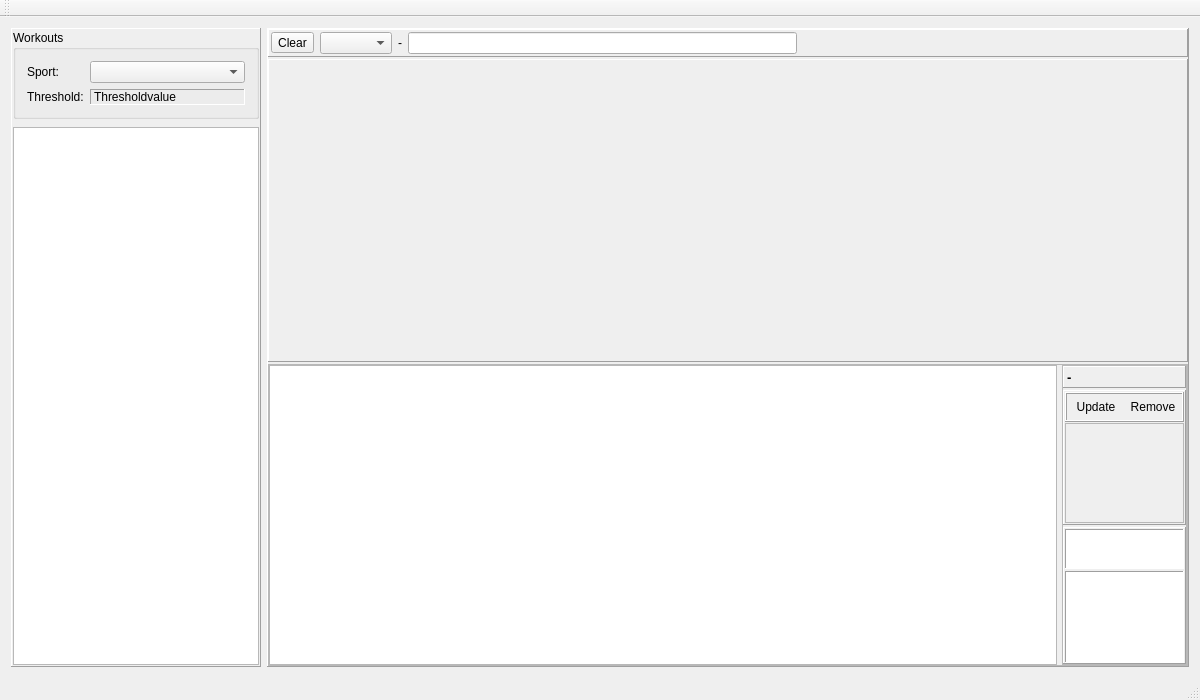
<?xml version="1.0" encoding="UTF-8"?>
<ui version="4.0">
 <class>MainWindow</class>
 <widget class="QMainWindow" name="MainWindow">
  <property name="geometry">
   <rect>
    <x>0</x>
    <y>0</y>
    <width>1200</width>
    <height>700</height>
   </rect>
  </property>
  <property name="windowTitle">
   <string>MainWindow</string>
  </property>
  <widget class="QWidget" name="centralWidget">
   <layout class="QHBoxLayout" name="horizontalLayout">
    <item>
     <widget class="QFrame" name="frame">
      <property name="sizePolicy">
       <sizepolicy hsizetype="Preferred" vsizetype="Preferred">
        <horstretch>1</horstretch>
        <verstretch>0</verstretch>
       </sizepolicy>
      </property>
      <property name="maximumSize">
       <size>
        <width>250</width>
        <height>16777215</height>
       </size>
      </property>
      <property name="frameShape">
       <enum>QFrame::Panel</enum>
      </property>
      <property name="frameShadow">
       <enum>QFrame::Raised</enum>
      </property>
      <layout class="QVBoxLayout" name="verticalLayout_5">
       <property name="spacing">
        <number>4</number>
       </property>
       <property name="leftMargin">
        <number>1</number>
       </property>
       <property name="topMargin">
        <number>1</number>
       </property>
       <property name="rightMargin">
        <number>1</number>
       </property>
       <property name="bottomMargin">
        <number>1</number>
       </property>
       <item>
        <widget class="QGroupBox" name="groupBox">
         <property name="title">
          <string>Workouts</string>
         </property>
         <layout class="QFormLayout" name="formLayout_2">
          <item row="0" column="0">
           <widget class="QLabel" name="label">
            <property name="text">
             <string>Sport:</string>
            </property>
           </widget>
          </item>
          <item row="0" column="1">
           <widget class="QComboBox" name="comboBox_sport"/>
          </item>
          <item row="1" column="0">
           <widget class="QLabel" name="label_2">
            <property name="text">
             <string>Threshold:</string>
            </property>
           </widget>
          </item>
          <item row="1" column="1">
           <widget class="QLabel" name="label_3">
            <property name="frameShape">
             <enum>QFrame::Panel</enum>
            </property>
            <property name="frameShadow">
             <enum>QFrame::Sunken</enum>
            </property>
            <property name="text">
             <string>Thresholdvalue</string>
            </property>
           </widget>
          </item>
         </layout>
        </widget>
       </item>
       <item>
        <widget class="QFrame" name="frame_6">
         <property name="frameShape">
          <enum>QFrame::StyledPanel</enum>
         </property>
         <property name="frameShadow">
          <enum>QFrame::Raised</enum>
         </property>
        </widget>
       </item>
       <item>
        <widget class="QListView" name="listView_workouts"/>
       </item>
      </layout>
     </widget>
    </item>
    <item>
     <widget class="QFrame" name="frame_2">
      <property name="sizePolicy">
       <sizepolicy hsizetype="Preferred" vsizetype="Preferred">
        <horstretch>2</horstretch>
        <verstretch>0</verstretch>
       </sizepolicy>
      </property>
      <property name="frameShape">
       <enum>QFrame::Panel</enum>
      </property>
      <property name="frameShadow">
       <enum>QFrame::Raised</enum>
      </property>
      <layout class="QVBoxLayout" name="verticalLayout">
       <property name="spacing">
        <number>2</number>
       </property>
       <property name="leftMargin">
        <number>0</number>
       </property>
       <property name="topMargin">
        <number>0</number>
       </property>
       <property name="rightMargin">
        <number>0</number>
       </property>
       <property name="bottomMargin">
        <number>0</number>
       </property>
       <item>
        <widget class="QFrame" name="frame_Info">
         <property name="minimumSize">
          <size>
           <width>0</width>
           <height>24</height>
          </size>
         </property>
         <property name="frameShape">
          <enum>QFrame::Panel</enum>
         </property>
         <property name="frameShadow">
          <enum>QFrame::Raised</enum>
         </property>
         <layout class="QHBoxLayout" name="horizontalLayout_5">
          <property name="leftMargin">
           <number>2</number>
          </property>
          <property name="topMargin">
           <number>2</number>
          </property>
          <property name="rightMargin">
           <number>2</number>
          </property>
          <property name="bottomMargin">
           <number>2</number>
          </property>
          <item>
           <widget class="QToolButton" name="toolButton_clear">
            <property name="minimumSize">
             <size>
              <width>0</width>
              <height>20</height>
             </size>
            </property>
            <property name="text">
             <string>Clear</string>
            </property>
           </widget>
          </item>
          <item>
           <widget class="QComboBox" name="comboBox_reps"/>
          </item>
          <item>
           <widget class="QLabel" name="label_4">
            <property name="text">
             <string>-</string>
            </property>
           </widget>
          </item>
          <item>
           <widget class="QLineEdit" name="lineEdit"/>
          </item>
          <item>
           <spacer name="horizontalSpacer">
            <property name="orientation">
             <enum>Qt::Horizontal</enum>
            </property>
            <property name="sizeHint" stdset="0">
             <size>
              <width>40</width>
              <height>20</height>
             </size>
            </property>
           </spacer>
          </item>
         </layout>
        </widget>
       </item>
       <item>
        <widget class="QFrame" name="frame_4">
         <property name="sizePolicy">
          <sizepolicy hsizetype="Preferred" vsizetype="Preferred">
           <horstretch>0</horstretch>
           <verstretch>1</verstretch>
          </sizepolicy>
         </property>
         <property name="frameShape">
          <enum>QFrame::Panel</enum>
         </property>
         <property name="frameShadow">
          <enum>QFrame::Raised</enum>
         </property>
         <layout class="QHBoxLayout" name="horizontalLayout_2">
          <property name="spacing">
           <number>0</number>
          </property>
          <property name="leftMargin">
           <number>0</number>
          </property>
          <property name="topMargin">
           <number>0</number>
          </property>
          <property name="rightMargin">
           <number>0</number>
          </property>
          <property name="bottomMargin">
           <number>0</number>
          </property>
          <item>
           <widget class="QCustomPlot" name="widget_plot" native="true"/>
          </item>
         </layout>
        </widget>
       </item>
       <item>
        <widget class="QFrame" name="frame_3">
         <property name="sizePolicy">
          <sizepolicy hsizetype="Preferred" vsizetype="Preferred">
           <horstretch>0</horstretch>
           <verstretch>1</verstretch>
          </sizepolicy>
         </property>
         <property name="frameShape">
          <enum>QFrame::StyledPanel</enum>
         </property>
         <property name="frameShadow">
          <enum>QFrame::Raised</enum>
         </property>
         <layout class="QHBoxLayout" name="horizontalLayout_3">
          <property name="spacing">
           <number>5</number>
          </property>
          <property name="leftMargin">
           <number>0</number>
          </property>
          <property name="topMargin">
           <number>0</number>
          </property>
          <property name="rightMargin">
           <number>0</number>
          </property>
          <property name="bottomMargin">
           <number>0</number>
          </property>
          <item>
           <widget class="QTreeView" name="treeView_intervall"/>
          </item>
          <item>
           <widget class="QFrame" name="frame_5">
            <property name="sizePolicy">
             <sizepolicy hsizetype="Preferred" vsizetype="Preferred">
              <horstretch>1</horstretch>
              <verstretch>0</verstretch>
             </sizepolicy>
            </property>
            <property name="maximumSize">
             <size>
              <width>125</width>
              <height>16777215</height>
             </size>
            </property>
            <property name="frameShape">
             <enum>QFrame::StyledPanel</enum>
            </property>
            <property name="frameShadow">
             <enum>QFrame::Raised</enum>
            </property>
            <layout class="QVBoxLayout" name="verticalLayout_2">
             <property name="spacing">
              <number>2</number>
             </property>
             <property name="leftMargin">
              <number>0</number>
             </property>
             <property name="topMargin">
              <number>0</number>
             </property>
             <property name="rightMargin">
              <number>0</number>
             </property>
             <property name="bottomMargin">
              <number>0</number>
             </property>
             <item>
              <widget class="QLabel" name="label_head">
               <property name="minimumSize">
                <size>
                 <width>100</width>
                 <height>22</height>
                </size>
               </property>
               <property name="maximumSize">
                <size>
                 <width>16777215</width>
                 <height>16777215</height>
                </size>
               </property>
               <property name="font">
                <font>
                 <pointsize>10</pointsize>
                 <weight>75</weight>
                 <bold>true</bold>
                </font>
               </property>
               <property name="frameShape">
                <enum>QFrame::Panel</enum>
               </property>
               <property name="frameShadow">
                <enum>QFrame::Raised</enum>
               </property>
               <property name="text">
                <string>-</string>
               </property>
              </widget>
             </item>
             <item>
              <widget class="QFrame" name="frame_edit">
               <property name="frameShape">
                <enum>QFrame::Panel</enum>
               </property>
               <property name="frameShadow">
                <enum>QFrame::Raised</enum>
               </property>
               <layout class="QVBoxLayout" name="verticalLayout_3">
                <property name="spacing">
                 <number>1</number>
                </property>
                <property name="leftMargin">
                 <number>1</number>
                </property>
                <property name="topMargin">
                 <number>1</number>
                </property>
                <property name="rightMargin">
                 <number>1</number>
                </property>
                <property name="bottomMargin">
                 <number>1</number>
                </property>
                <item>
                 <widget class="QFrame" name="frame_buttons">
                  <property name="frameShape">
                   <enum>QFrame::Box</enum>
                  </property>
                  <property name="frameShadow">
                   <enum>QFrame::Raised</enum>
                  </property>
                  <layout class="QHBoxLayout" name="horizontalLayout_4">
                   <property name="spacing">
                    <number>4</number>
                   </property>
                   <property name="leftMargin">
                    <number>1</number>
                   </property>
                   <property name="topMargin">
                    <number>1</number>
                   </property>
                   <property name="rightMargin">
                    <number>1</number>
                   </property>
                   <property name="bottomMargin">
                    <number>1</number>
                   </property>
                   <item>
                    <widget class="QToolButton" name="toolButton_update">
                     <property name="minimumSize">
                      <size>
                       <width>50</width>
                       <height>24</height>
                      </size>
                     </property>
                     <property name="maximumSize">
                      <size>
                       <width>50</width>
                       <height>24</height>
                      </size>
                     </property>
                     <property name="text">
                      <string>Update</string>
                     </property>
                     <property name="iconSize">
                      <size>
                       <width>18</width>
                       <height>18</height>
                      </size>
                     </property>
                     <property name="autoRaise">
                      <bool>true</bool>
                     </property>
                    </widget>
                   </item>
                   <item>
                    <widget class="QToolButton" name="toolButton_remove">
                     <property name="minimumSize">
                      <size>
                       <width>50</width>
                       <height>24</height>
                      </size>
                     </property>
                     <property name="maximumSize">
                      <size>
                       <width>50</width>
                       <height>24</height>
                      </size>
                     </property>
                     <property name="text">
                      <string>Remove</string>
                     </property>
                     <property name="iconSize">
                      <size>
                       <width>18</width>
                       <height>18</height>
                      </size>
                     </property>
                     <property name="autoRaise">
                      <bool>true</bool>
                     </property>
                    </widget>
                   </item>
                  </layout>
                 </widget>
                </item>
                <item>
                 <widget class="QFrame" name="frame_editValues">
                  <property name="minimumSize">
                   <size>
                    <width>0</width>
                    <height>100</height>
                   </size>
                  </property>
                  <property name="frameShape">
                   <enum>QFrame::StyledPanel</enum>
                  </property>
                  <property name="frameShadow">
                   <enum>QFrame::Raised</enum>
                  </property>
                 </widget>
                </item>
               </layout>
              </widget>
             </item>
             <item>
              <widget class="QFrame" name="frame_select">
               <property name="frameShape">
                <enum>QFrame::Panel</enum>
               </property>
               <property name="frameShadow">
                <enum>QFrame::Raised</enum>
               </property>
               <layout class="QVBoxLayout" name="verticalLayout_4">
                <property name="spacing">
                 <number>2</number>
                </property>
                <property name="leftMargin">
                 <number>1</number>
                </property>
                <property name="topMargin">
                 <number>1</number>
                </property>
                <property name="rightMargin">
                 <number>1</number>
                </property>
                <property name="bottomMargin">
                 <number>0</number>
                </property>
                <item>
                 <widget class="QListWidget" name="listWidget_group">
                  <property name="maximumSize">
                   <size>
                    <width>16777215</width>
                    <height>40</height>
                   </size>
                  </property>
                  <property name="frameShape">
                   <enum>QFrame::Panel</enum>
                  </property>
                  <property name="dragEnabled">
                   <bool>true</bool>
                  </property>
                  <property name="dragDropMode">
                   <enum>QAbstractItemView::DragOnly</enum>
                  </property>
                 </widget>
                </item>
                <item>
                 <widget class="QListWidget" name="listWidget_phases">
                  <property name="frameShape">
                   <enum>QFrame::Panel</enum>
                  </property>
                  <property name="dragEnabled">
                   <bool>true</bool>
                  </property>
                  <property name="dragDropMode">
                   <enum>QAbstractItemView::DragOnly</enum>
                  </property>
                 </widget>
                </item>
               </layout>
              </widget>
             </item>
            </layout>
           </widget>
          </item>
         </layout>
        </widget>
       </item>
      </layout>
     </widget>
    </item>
   </layout>
  </widget>
  <widget class="QMenuBar" name="menuBar">
   <property name="geometry">
    <rect>
     <x>0</x>
     <y>0</y>
     <width>1200</width>
     <height>21</height>
    </rect>
   </property>
  </widget>
  <widget class="QToolBar" name="mainToolBar">
   <attribute name="toolBarArea">
    <enum>TopToolBarArea</enum>
   </attribute>
   <attribute name="toolBarBreak">
    <bool>false</bool>
   </attribute>
  </widget>
  <widget class="QStatusBar" name="statusBar"/>
 </widget>
 <layoutdefault spacing="6" margin="11"/>
 <customwidgets>
  <customwidget>
   <class>QCustomPlot</class>
   <extends>QWidget</extends>
   <header>qcustomplot.h</header>
   <container>1</container>
  </customwidget>
 </customwidgets>
 <resources/>
 <connections/>
</ui>
